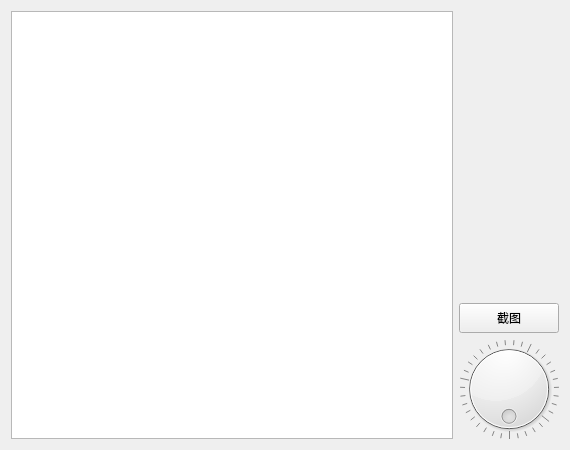
<?xml version="1.0" encoding="UTF-8"?>
<ui version="4.0">
 <class>concir</class>
 <widget class="QWidget" name="concir">
  <property name="geometry">
   <rect>
    <x>0</x>
    <y>0</y>
    <width>570</width>
    <height>450</height>
   </rect>
  </property>
  <property name="minimumSize">
   <size>
    <width>570</width>
    <height>400</height>
   </size>
  </property>
  <property name="windowTitle">
   <string>圆形截面浓度分布</string>
  </property>
  <layout class="QGridLayout" name="gridLayout">
   <item row="0" column="0">
    <widget class="QCustomPlot" name="customPlot"/>
   </item>
   <item row="0" column="1">
    <layout class="QVBoxLayout" name="verticalLayout">
     <item>
      <spacer name="verticalSpacer">
       <property name="orientation">
        <enum>Qt::Vertical</enum>
       </property>
       <property name="sizeType">
        <enum>QSizePolicy::Preferred</enum>
       </property>
       <property name="sizeHint" stdset="0">
        <size>
         <width>38</width>
         <height>292</height>
        </size>
       </property>
      </spacer>
     </item>
     <item>
      <widget class="QPushButton" name="pushBut_SreenShot">
       <property name="sizePolicy">
        <sizepolicy hsizetype="Preferred" vsizetype="Fixed">
         <horstretch>0</horstretch>
         <verstretch>0</verstretch>
        </sizepolicy>
       </property>
       <property name="minimumSize">
        <size>
         <width>80</width>
         <height>30</height>
        </size>
       </property>
       <property name="text">
        <string>截图</string>
       </property>
      </widget>
     </item>
     <item>
      <widget class="QDial" name="dial">
       <property name="sizePolicy">
        <sizepolicy hsizetype="Fixed" vsizetype="Fixed">
         <horstretch>0</horstretch>
         <verstretch>0</verstretch>
        </sizepolicy>
       </property>
       <property name="minimumSize">
        <size>
         <width>100</width>
         <height>100</height>
        </size>
       </property>
       <property name="maximum">
        <number>35</number>
       </property>
       <property name="wrapping">
        <bool>true</bool>
       </property>
       <property name="notchesVisible">
        <bool>true</bool>
       </property>
      </widget>
     </item>
    </layout>
   </item>
  </layout>
 </widget>
 <customwidgets>
  <customwidget>
   <class>QCustomPlot</class>
   <extends>QTextBrowser</extends>
   <header>qcustomplot.h</header>
  </customwidget>
 </customwidgets>
 <resources/>
 <connections/>
</ui>
